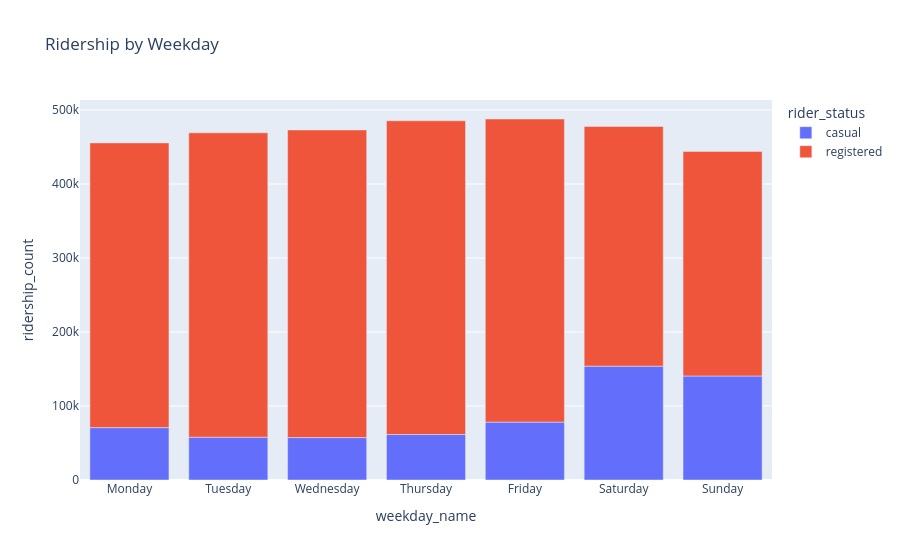

Write notebook code for a chart like this one.
### Code cell
# Interactive bar plot (stacked)
bar_plot = px.bar(
    grouped_by_day_melted_day,
    x='weekday_name',
    y='ridership_count',
    color='rider_status',
    title='Ridership by Weekday'
)
bar_plot.show()

### Figure 1 — Plotly figure (JSON) as saved in the notebook; plotly's stock layout.template omitted (floating-point values rounded to 4 significant figures)
{"data": [{"hovertemplate": "rider_status=casual<br>weekday_name=%{x}<br>ridership_count=%{y}<extra></extra>", "legendgroup": "casual", "marker": {"color": "#636efa", "pattern": {"shape": ""}}, "name": "casual", "orientation": "v", "showlegend": true, "textposition": "auto", "type": "bar", "x": ["Monday", "Tuesday", "Wednesday", "Thursday", "Friday", "Saturday", "Sunday"], "xaxis": "x", "y": [70784, 57843, 57319, 61460, 78238, 153852, 140521], "yaxis": "y"}, {"hovertemplate": "rider_status=registered<br>weekday_name=%{x}<br>ridership_count=%{y}<extra></extra>", "legendgroup": "registered", "marker": {"color": "#EF553B", "pattern": {"shape": ""}}, "name": "registered", "orientation": "v", "showlegend": true, "textposition": "auto", "type": "bar", "x": ["Monday", "Tuesday", "Wednesday", "Thursday", "Friday", "Saturday", "Sunday"], "xaxis": "x", "y": [384719, 411266, 415729, 423935, 409552, 323955, 303506], "yaxis": "y"}], "layout": {"barmode": "relative", "legend": {"title": {"text": "rider_status"}, "tracegroupgap": 0}, "title": {"text": "Ridership by Weekday"}, "xaxis": {"anchor": "y", "domain": [0, 1], "title": {"text": "weekday_name"}}, "yaxis": {"anchor": "x", "domain": [0, 1], "title": {"text": "ridership_count"}}}}
